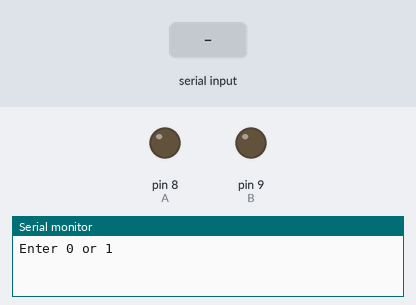
Bench run of a sketch on a simulated Arduino Uno, built with avr-gcc and run on an emulated ATmega328P. On the bench: output pins drawn as LEDs (lit = HIGH), the last lines printed to the serial monitor. Dashed ring = blinking. The inputs (shaded band) are chosen by the test bench.

Above: at 1.2 s.
1.3 s: "90,45\n" received over Serial
At 2.8 s:
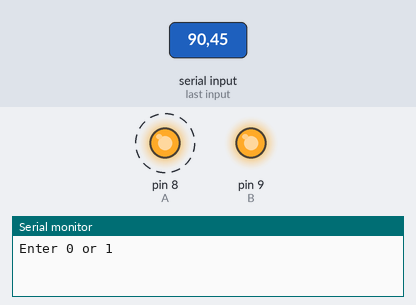
4.3 s: "30,150\n" received over Serial
At 5.1 s:
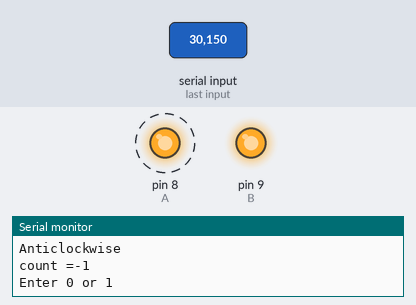
7.3 s: "0\n" received over Serial
At 10.1 s:
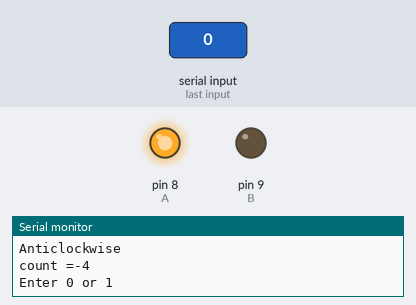
10.3 s: "5\n" received over Serial
At 12.1 s:
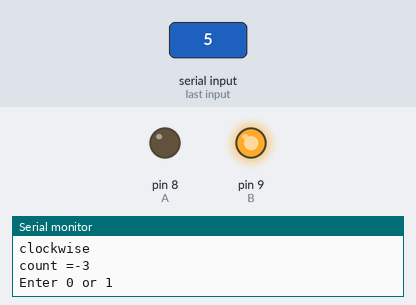
Timing chart, 0 to 15.8 s (numbered marks = the images above; inputs shaded):
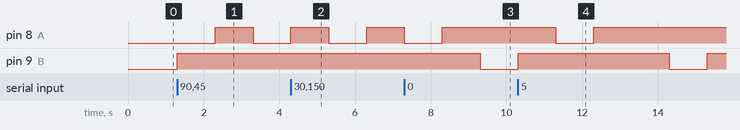

The sketch:

TASK-2.ino
```cpp
int A=8;
int B=9;
int count=0;
void setup() {
  Serial.begin(9600);
  pinMode(8,OUTPUT);
  pinMode(9,OUTPUT);

}

void loop() {
  Serial.println("Enter 0 or 1");
  while(Serial.available()==0){}
  bool D=Serial.parseInt();
  if(D==0){
  digitalWrite(A, HIGH);
  digitalWrite(B, LOW);
  delay(1000);
  digitalWrite(A, HIGH);
  digitalWrite(B, HIGH);
  delay(1000);
  count++;
  Serial.println("clockwise");
  Serial.print("count =");
  Serial.println(count);

  }
   else{

  digitalWrite(A, LOW);
  digitalWrite(B, HIGH);
  delay(1000);
  digitalWrite(A, HIGH);
  digitalWrite(B, HIGH);
  delay(1000);
  count--;
  Serial.println("Anticlockwise");
  Serial.print("count =");
  Serial.println(count);

  }

}
```

Measured:
- after the input at 1.3 s, pin 8 (A): LOW → HIGH after 1.0 s, → LOW 1.0 s later; pin 9 (B): LOW → HIGH at once
- after the input at 4.3 s, pin 9 (B): stays HIGH (without the input it goes to LOW after 2.0 s)
- after the input at 7.3 s, pin 9 (B): HIGH → LOW after 2.0 s
- after the input at 10.3 s, pin 8 (A): HIGH → LOW after 1.0 s, → HIGH 1.0 s later
